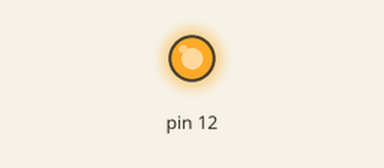
Simulated run of this program. Board: Raspberry Pi (header pin numbers). On the bench: output pins drawn as LEDs (lit = HIGH). At 10.0 s the program stops and its outputs stay as they are.

Above: at 0.1 s.
At 10.1 s:
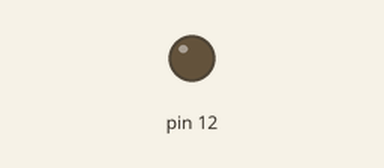
Timing chart, 0 to 11.5 s (numbered marks = the images above):
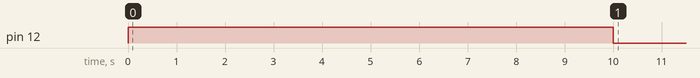

Measured:
- by itself, pin 12: LOW → HIGH at 0.00 s, → LOW 10.0 s later

The program:

Water.py
```python
import RPi.GPIO as GPIO
import sys
import time

# Setup
GPIO.setmode(GPIO.BOARD)
GPIO.setup(12, GPIO.OUT)

# Turn On
GPIO.output(12, True)

# Sleep
time.sleep(10)

# Turn off
GPIO.output(12, False)

# Will Reset the GPIO
GPIO.cleanup()
```
